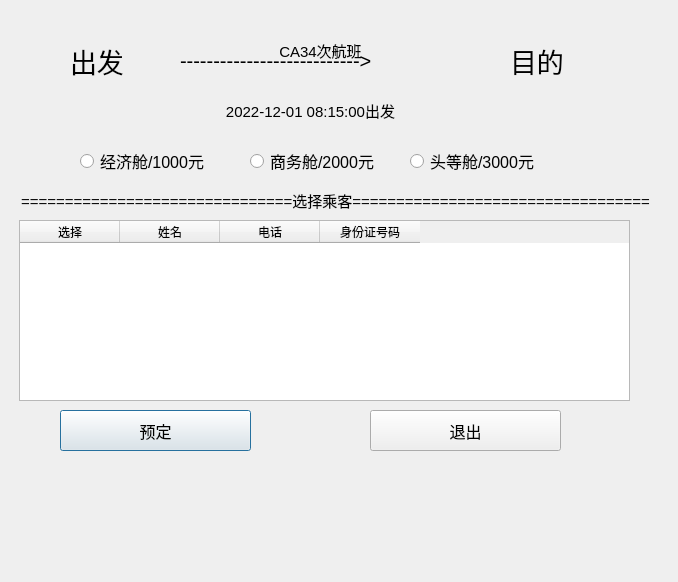
<?xml version="1.0" encoding="UTF-8"?>
<ui version="4.0">
 <class>bookDialog</class>
 <widget class="QDialog" name="bookDialog">
  <property name="geometry">
   <rect>
    <x>0</x>
    <y>0</y>
    <width>678</width>
    <height>582</height>
   </rect>
  </property>
  <property name="windowTitle">
   <string>Dialog</string>
  </property>
  <widget class="QLabel" name="from_citylab">
   <property name="geometry">
    <rect>
     <x>70</x>
     <y>30</y>
     <width>71</width>
     <height>61</height>
    </rect>
   </property>
   <property name="font">
    <font>
     <pointsize>20</pointsize>
    </font>
   </property>
   <property name="text">
    <string>出发</string>
   </property>
  </widget>
  <widget class="QLabel" name="label_2">
   <property name="geometry">
    <rect>
     <x>180</x>
     <y>40</y>
     <width>281</width>
     <height>41</height>
    </rect>
   </property>
   <property name="font">
    <font>
     <pointsize>15</pointsize>
    </font>
   </property>
   <property name="text">
    <string>---------------------------&gt;</string>
   </property>
  </widget>
  <widget class="QLabel" name="to_citylab">
   <property name="geometry">
    <rect>
     <x>510</x>
     <y>30</y>
     <width>81</width>
     <height>61</height>
    </rect>
   </property>
   <property name="font">
    <font>
     <pointsize>20</pointsize>
    </font>
   </property>
   <property name="text">
    <string>目的</string>
   </property>
  </widget>
  <widget class="QLabel" name="f_codelab">
   <property name="geometry">
    <rect>
     <x>260</x>
     <y>40</y>
     <width>121</width>
     <height>21</height>
    </rect>
   </property>
   <property name="font">
    <font>
     <pointsize>11</pointsize>
    </font>
   </property>
   <property name="text">
    <string>CA34次航班</string>
   </property>
   <property name="alignment">
    <set>Qt::AlignCenter</set>
   </property>
  </widget>
  <widget class="QLabel" name="start_timelab">
   <property name="geometry">
    <rect>
     <x>150</x>
     <y>100</y>
     <width>321</width>
     <height>21</height>
    </rect>
   </property>
   <property name="font">
    <font>
     <pointsize>11</pointsize>
    </font>
   </property>
   <property name="text">
    <string>2022-12-01 08:15:00出发</string>
   </property>
   <property name="alignment">
    <set>Qt::AlignCenter</set>
   </property>
  </widget>
  <widget class="QRadioButton" name="eco_radioBtn">
   <property name="geometry">
    <rect>
     <x>80</x>
     <y>150</y>
     <width>141</width>
     <height>22</height>
    </rect>
   </property>
   <property name="font">
    <font>
     <pointsize>12</pointsize>
    </font>
   </property>
   <property name="text">
    <string>经济舱/1000元</string>
   </property>
  </widget>
  <widget class="QRadioButton" name="busy_radioBtn">
   <property name="geometry">
    <rect>
     <x>250</x>
     <y>150</y>
     <width>131</width>
     <height>22</height>
    </rect>
   </property>
   <property name="font">
    <font>
     <pointsize>12</pointsize>
    </font>
   </property>
   <property name="text">
    <string>商务舱/2000元</string>
   </property>
  </widget>
  <widget class="QRadioButton" name="best_radioBtn">
   <property name="geometry">
    <rect>
     <x>410</x>
     <y>150</y>
     <width>141</width>
     <height>22</height>
    </rect>
   </property>
   <property name="font">
    <font>
     <pointsize>12</pointsize>
    </font>
   </property>
   <property name="text">
    <string>头等舱/3000元</string>
   </property>
  </widget>
  <widget class="QLabel" name="textlab">
   <property name="geometry">
    <rect>
     <x>0</x>
     <y>190</y>
     <width>671</width>
     <height>21</height>
    </rect>
   </property>
   <property name="font">
    <font>
     <pointsize>11</pointsize>
    </font>
   </property>
   <property name="text">
    <string>===============================选择乘客==================================</string>
   </property>
   <property name="alignment">
    <set>Qt::AlignCenter</set>
   </property>
  </widget>
  <widget class="QTableWidget" name="passgTabWidget">
   <property name="geometry">
    <rect>
     <x>19</x>
     <y>220</y>
     <width>611</width>
     <height>181</height>
    </rect>
   </property>
   <column>
    <property name="text">
     <string>选择</string>
    </property>
    <property name="font">
     <font>
      <pointsize>9</pointsize>
     </font>
    </property>
   </column>
   <column>
    <property name="text">
     <string>姓名</string>
    </property>
    <property name="font">
     <font>
      <pointsize>9</pointsize>
     </font>
    </property>
   </column>
   <column>
    <property name="text">
     <string>电话</string>
    </property>
    <property name="font">
     <font>
      <pointsize>9</pointsize>
     </font>
    </property>
   </column>
   <column>
    <property name="text">
     <string>身份证号码</string>
    </property>
    <property name="font">
     <font>
      <pointsize>9</pointsize>
     </font>
    </property>
   </column>
  </widget>
  <widget class="QPushButton" name="bookpushBtn">
   <property name="geometry">
    <rect>
     <x>60</x>
     <y>410</y>
     <width>191</width>
     <height>41</height>
    </rect>
   </property>
   <property name="font">
    <font>
     <pointsize>12</pointsize>
    </font>
   </property>
   <property name="text">
    <string>预定</string>
   </property>
  </widget>
  <widget class="QPushButton" name="cancelBtn">
   <property name="geometry">
    <rect>
     <x>370</x>
     <y>410</y>
     <width>191</width>
     <height>41</height>
    </rect>
   </property>
   <property name="font">
    <font>
     <pointsize>12</pointsize>
    </font>
   </property>
   <property name="text">
    <string>退出</string>
   </property>
  </widget>
 </widget>
 <resources/>
 <connections>
  <connection>
   <sender>cancelBtn</sender>
   <signal>clicked()</signal>
   <receiver>bookDialog</receiver>
   <slot>close()</slot>
   <hints>
    <hint type="sourcelabel">
     <x>465</x>
     <y>430</y>
    </hint>
    <hint type="destinationlabel">
     <x>338</x>
     <y>290</y>
    </hint>
   </hints>
  </connection>
 </connections>
</ui>
